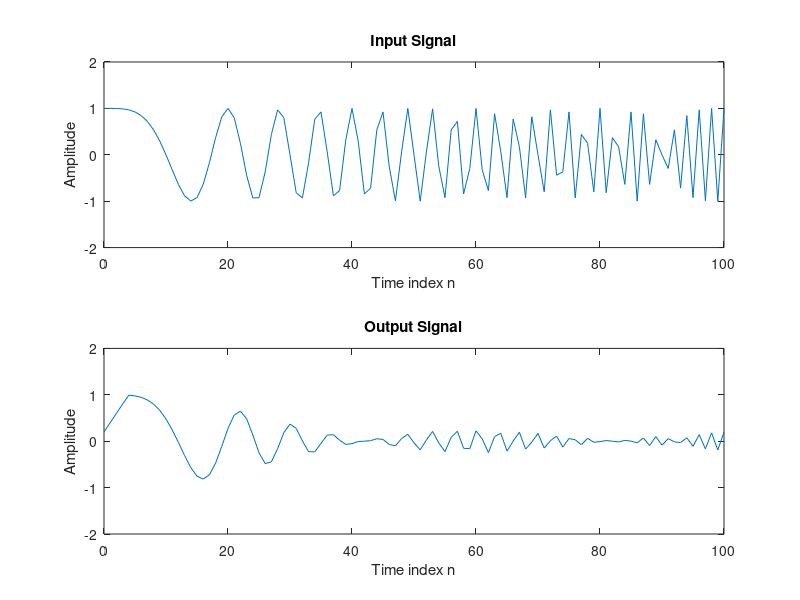

Recreate this plot in MATLAB.
% Program P2_1
% Simulation of an M-point Moving Average Filter
% Generate the input signal
n = 0:100;
a = pi/200; % A low-frequency sinusoid
b = 0; % A high frequency sinusoid
arg = a*n.*n + b*n;
x = cos(arg);
% Implementation of the moving average filter
M = input('Desired length of the filter = ');
num = ones(1,M);
y = filter(num,1,x)/M;
% Display the input and output signals
clf;
subplot(2,1,1);
plot(n, x);
axis([0, 100, -2, 2]);
xlabel('Time index n'); ylabel('Amplitude');
title('Input Signal');
subplot(2,1,2);
plot(n, y);
axis([0, 100, -2, 2]);
xlabel('Time index n'); ylabel('Amplitude');
title('Output Signal');
axis;
